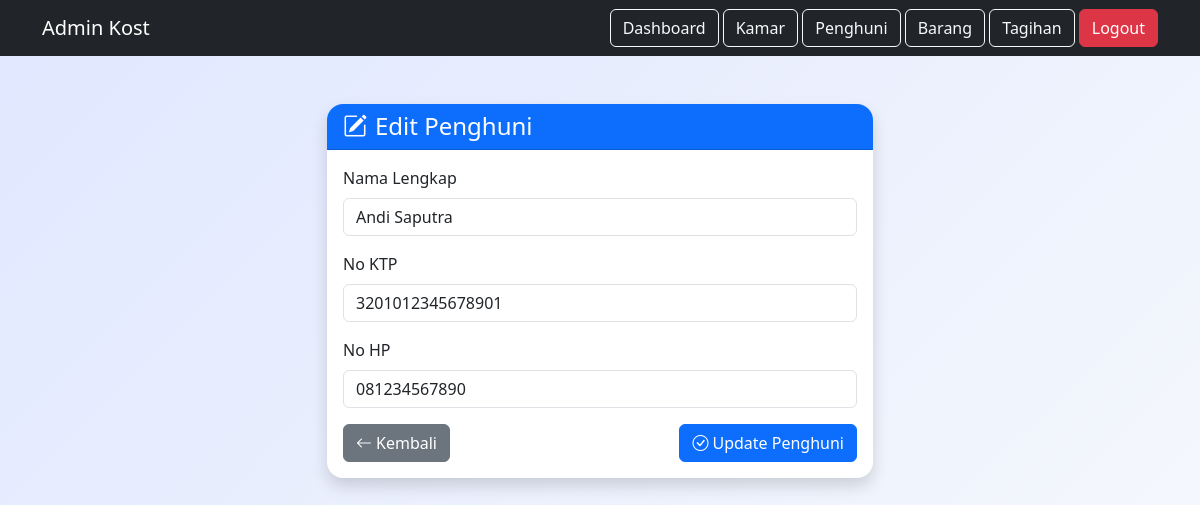
Page /admin/edit_penghuni.php?id=1 (signed in) on the committed database.
### tables this page shows
CREATE TABLE penghuni (
    id INT AUTO_INCREMENT PRIMARY KEY,
    nama VARCHAR(100) NOT NULL,
    no_ktp VARCHAR(30) NOT NULL,
    no_hp VARCHAR(20) NOT NULL,
    tgl_masuk DATE NOT NULL,
    tgl_keluar DATE DEFAULT NULL
);

### admin/edit_penghuni.php (the view, shortened to what this page needs)
<?php
require_once "../koneksi.php";
$id = isset($_GET['id']) ? intval($_GET['id']) : 0;
if ($id > 0) {
    $stmt = $conn->prepare("SELECT * FROM penghuni WHERE id = ?");
    $stmt->bind_param("i", $id);
    $stmt->execute();
    $result = $stmt->get_result();
    $penghuni = $result->fetch_assoc();
} else {
    header('Location: penghuni.php');
    exit;
}
?>
<!DOCTYPE html>
<html lang="id">
<head>
    <link href="https://cdn.jsdelivr.net/npm/bootstrap@5.3.0/dist/css/bootstrap.min.css" rel="stylesheet">
    <link href="https://cdn.jsdelivr.net/npm/bootstrap-icons@1.10.5/font/bootstrap-icons.css" rel="stylesheet">
</head>
<body>
<nav class="navbar navbar-expand-lg navbar-dark bg-dark">
    <div class="container">
        <a class="navbar-brand" href="#">Admin Kost</a>
        <div>
            <a href="dashboard.php" class="btn btn-outline-light">Dashboard</a>
            <a href="kamar.php" class="btn btn-outline-light">Kamar</a>
            <a href="penghuni.php" class="btn btn-outline-light">Penghuni</a>
            <a href="barang.php" class="btn btn-outline-light">Barang</a>
            <a href="tagihan.php" class="btn btn-outline-light">Tagihan</a>
            <a href="../logout.php" class="btn btn-danger">Logout</a>
        </div>
    </div>
</nav>
<div class="container py-5">
    <div class="row justify-content-center">
        <div class="col-md-6">
            <div class="card shadow">
                <div class="card-header bg-primary text-white">
                    <h4 class="mb-0">
                        <i class="bi bi-pencil-square me-2"></i>Edit Penghuni
                    </h4>
                </div>
                <div class="card-body">
                    <form method="post">
                        <div class="mb-3">
                            <label class="form-label">Nama Lengkap</label>
                            <input type="text" name="nama" class="form-control" value="<?= htmlspecialchars($penghuni['nama']) ?>" required>
                        </div>
                        <div class="mb-3">
                            <label class="form-label">No KTP</label>
                            <input type="text" name="no_ktp" class="form-control" value="<?= htmlspecialchars($penghuni['no_ktp']) ?>" required maxlength="16">
                        </div>
                        <div class="mb-3">
                            <label class="form-label">No HP</label>
                            <input type="text" name="no_hp" class="form-control" value="<?= htmlspecialchars($penghuni['no_hp']) ?>" required>
                        </div>
                        <div class="d-flex justify-content-between">
                            <a href="penghuni.php" class="btn btn-secondary">
                                <i class="bi bi-arrow-left me-1"></i>Kembali
                            </a>
                            <button type="submit" name="update" class="btn btn-primary">
                                <i class="bi bi-check-circle me-1"></i>Update Penghuni
                            </button>
                        </div>
                    </form>
                </div>
            </div>
        </div>
    </div>
</div>
</body>
</html>

### admin/edit_penghuni.php (style rules this page uses)
body { background: linear-gradient(135deg, #e0e7ff 0%, #f8fafc 100%); min-height: 100vh; }
.card { border-radius: 1rem; border: none; }
.card-header { border-radius: 1rem 1rem 0 0 !important; }

### rows in the picture
penghuni: nama "Andi Saputra", no_ktp "3201012345678901", no_hp "081234567890"
